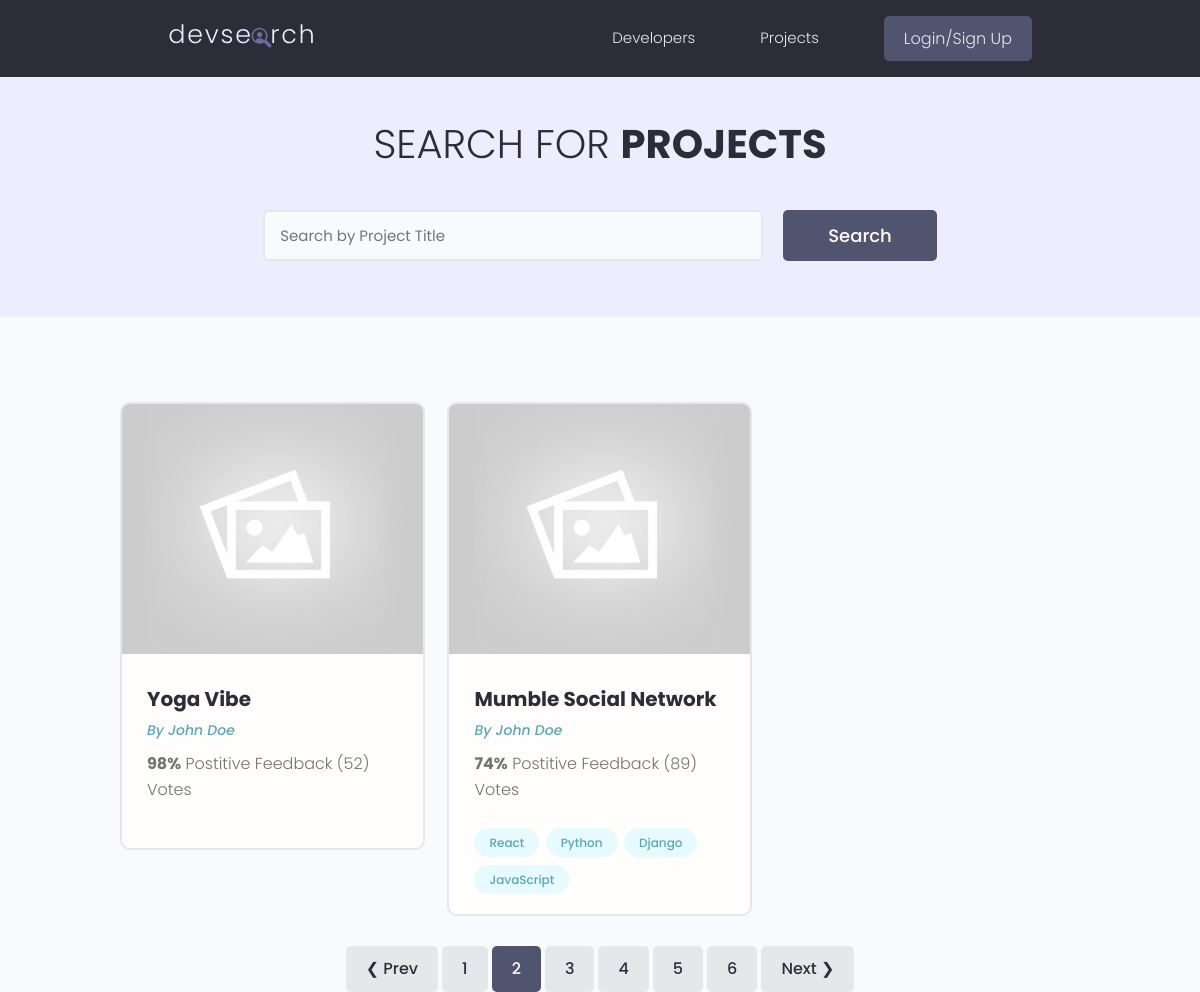
Before: /projects/?page=2 with the older database file.
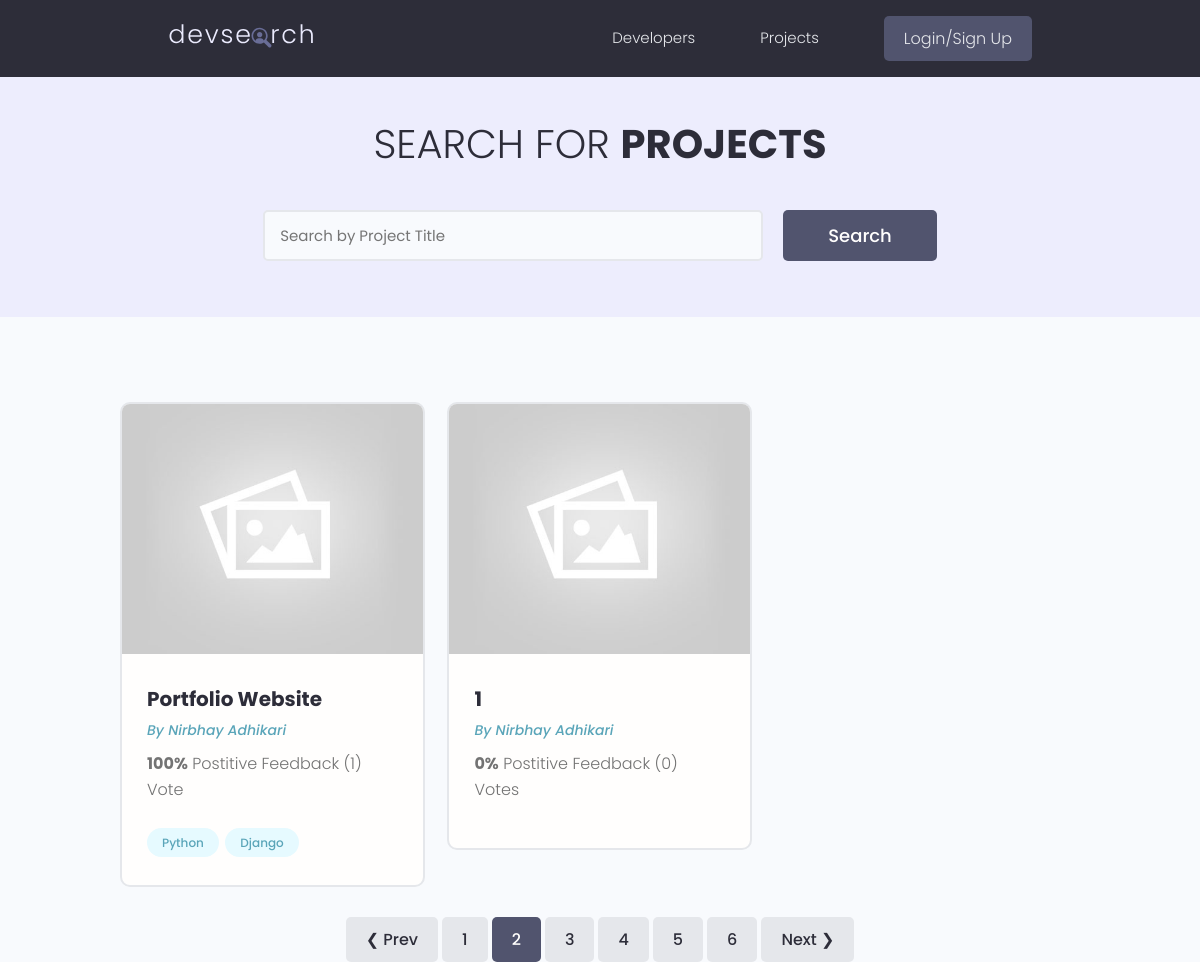
After: the same page with the newer database file.
### projects/models.py (models this page shows, shortened)
class Project(models.Model):
    owner= models.ForeignKey(Profile, null=True, blank=True, on_delete=models.SET_NULL )
    title= models.CharField(max_length=200)
    description= models.TextField(null=True, blank=True)
    featured_image= models.ImageField(null=True, blank=True, default='default.jpg')
    demo_link= models.CharField(max_length=2000, null=True, blank=True)
    source_link= models.CharField(max_length=2000, null=True, blank=True)
    tags=models.ManyToManyField('Tag', blank=True)
    vote_total= models.IntegerField(default=0, null=True, blank=True)
    vote_ratio=models.IntegerField(default=0, null=True, blank=True)
    created= models.DateTimeField(auto_now_add=True)
    id= models.UUIDField(default=uuid.uuid4, unique=True, primary_key=True, editable=False)
    class Meta:
        ordering = ['-vote_ratio', 'vote_total', 'title']

class Tag(models.Model):
    name= models.CharField(max_length=200)
    created= models.DateTimeField(auto_now_add=True)
    id= models.UUIDField(default=uuid.uuid4, unique=True,
                        primary_key=True, editable=False)
    def __str__(self):
        return self.name

### users/models.py (models this page shows, shortened)
class Profile(models.Model):
    user= models.OneToOneField(User, on_delete=models.CASCADE, null=True, blank=True)
    name= models.CharField(max_length=200, blank=True, null=True)
    email= models.EmailField(max_length=500, blank=True, null=True)
    username= models.CharField(max_length=200, blank=True, null=True)
    location= models.CharField(max_length=200, blank=True, null=True)
    short_intro=models.CharField(max_length=200, blank=True, null=True)
    bio=models.TextField(blank=True, null=True)
    profile_image=models.ImageField(null=True, blank=True, upload_to= 'profiles/', default='profiles/user-default.png')
    social_github= models.CharField(max_length=200, blank=True, null=True)
    social_twitter= models.CharField(max_length=200, blank=True, null=True)
    social_linkedin= models.CharField(max_length=200, blank=True, null=True)
    social_youtube= models.CharField(max_length=200, blank=True, null=True)
    social_website= models.CharField(max_length=200, blank=True, null=True)
    created= models.DateTimeField(auto_now_add=True)
    id= models.UUIDField(default=uuid.uuid4, unique=True, primary_key=True, editable=False)

### projects/views.py (the view)
# urls.py: path('projects/', include('projects.urls')),
def projects(request):
    projects, search_query= searchProjects(request)
    custom_range, projects = paginateProjects(request, projects, 2)
    context={'projects':projects, 'search_query': search_query, 'custom_range':custom_range}
    return render(request, 'projects/projects.html',context)

### projects/utils.py (called while the page is built)
def paginateProjects(request, projects, results):
    page= request.GET.get('page')
    paginator= Paginator(projects, results)
    try:
        projects= paginator.page(page)
    except PageNotAnInteger:
        page=1
        projects= paginator.page(page)
    except EmptyPage:
        page=paginator.num_pages
        projects= paginator.page(page)
    leftIndex=(int(page)-4)
    if leftIndex<1:
        leftIndex=1
    rightIndex= (int(page) + 5)
    if rightIndex > paginator.num_pages:
        rightIndex = paginator.num_pages + 1
    custom_range=range(leftIndex, rightIndex)
    return custom_range, projects

def searchProjects(request):
        search_query=''
        if request.GET.get('search_query'):
            search_query = request.GET.get('search_query')
        tags=Tag.objects.filter(name__icontains=search_query)
        projects= Project.objects.distinct().filter(
            Q(title__icontains=search_query) |
            Q(description__icontains= search_query) |
            Q(owner__name__icontains=search_query) |
            Q(tags__in=tags)
        )
        return projects, search_query

### projects/templates/projects/projects.html (shortened to what this page needs)
{% extends 'main.html' %}
{% block content %}
<main class="projects">
    <section class="hero-section text-center">
        <div class="container container--narrow">
            <div class="hero-section__box">
                <h2>Search for <span>Projects</span></h2>
            </div>
            <div class="hero-section__search">
                <form id="searchForm" class="form" action="{% url 'projects' %}" method="get">
                    <div class="form__field">
                        <input class="input input--text" id="formInput#search" type="text" name="search_query"
                          value="{{search_query}}"  placeholder="Search by Project Title" />
                    </div>
                    <input class="btn btn--sub btn--lg" type="submit" value="Search" />
                </form>
            </div>
        </div>
    </section>
    <section class="projectsList">
        <div class="container">
            <div class="grid grid--three">
                {% for project in projects %}
                <div class="column">
                    <div class="card project">
                        <a href="{% url 'project' project.id %}" class="project">
                            <img class="project__thumbnail" src="{{project.featured_image.url}}" alt="project thumbnail" />
                            <div class="card__body">
                                <h3 class="project__title">{{project.title}}</h3>
                                <p><a class="project__author" href="{% url 'user-profile' project.owner.id %}">By {{project.owner.name}}</a></p>
                                <p class="project--rating">
                                    <span style="font-weight: bold;">{{project.vote_ratio}}%</span> Postitive
                                    Feedback ({{project.vote_total}})  Vote{{project.vote_total|pluralize:"s"}}
                                </p>
                                <div class="project__tags">
                                    {% for tag in project.tags.all %}
                                    <span class="tag tag--pill tag--main">
                                        <small>{{tag}}</small>
                                    </span>
                              {% endfor %}
                                </div>
                            </div>
                        </a>
                    </div>
                </div>
    {% endfor %}
            </div>
        </div>
    </section>
{% include 'pagination.html' with queryset=projects custom_range=custom_range %}
</main>
{% endblock content %}

Changed rows visible on the page:
no longer on this page (row edited): Project: featured_image (placeholder picture), title "Yoga Vibe", owner.name "John Doe", vote_ratio "98", vote_total "52"
no longer on this page (row edited): Project: featured_image (placeholder picture), title "Mumble Social Network", owner.name "John Doe", vote_ratio "74", vote_total "89", Tag (name "Python"), Tag (name "Django")
no longer on this page (row unchanged): Tag: name "React", shown under "Mumble Social Network"
no longer on this page (row unchanged): Tag: name "JavaScript", shown under "Mumble Social Network"
now on this page (row unchanged): Project: featured_image (placeholder picture), title "Portfolio Website", owner.name "Nirbhay Adhikari", vote_ratio "100", vote_total "1", Tag (name "Python"), Tag (name "Django")
now on this page (row unchanged): Project: featured_image (placeholder picture), title "1", owner.name "Nirbhay Adhikari", vote_ratio "0", vote_total "0"
